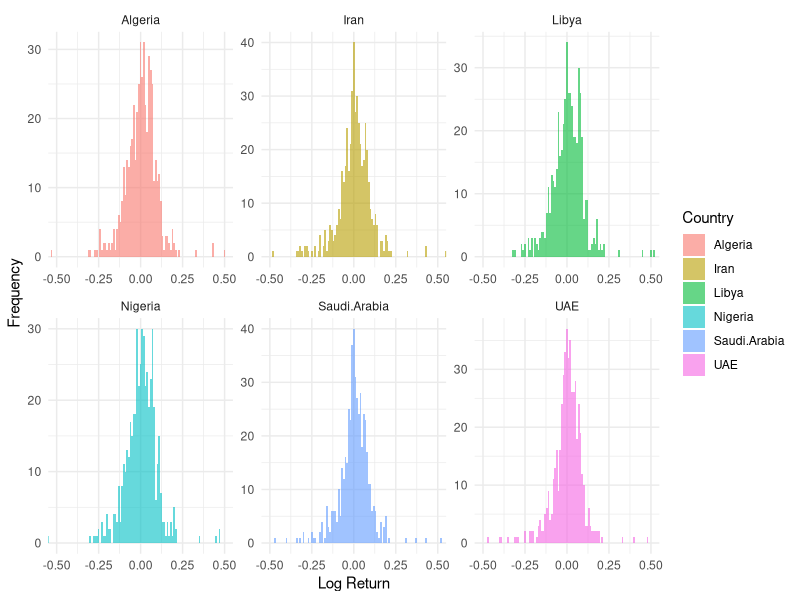

Write the R code that produced this figure.
# Load necessary libraries for visualization
library(ggplot2)
library(reshape2)


setwd("/Users/faycal/Library/CloudStorage/Dropbox/R code for Network log-ARCH framework/")

# Read the CSV file
df <- read.csv("log_returns_data.csv")

# Convert Date to proper date format
df$Date <- as.Date(df$Date)

# Melt the dataframe for easier plotting
df_melted <- melt(df, id.vars = 'Date', variable.name = 'Country', value.name = 'LogReturn')

# Remove the "LogReturn_" prefix from the country names
df_melted$Country <- sub("LogReturn_", "", df_melted$Country)

# Plot the distribution of log returns for each country
p <- ggplot(df_melted, aes(x = LogReturn, fill = Country)) +
  geom_histogram(binwidth = 0.01, alpha = 0.6, position = 'identity') +
  facet_wrap(~ Country, scales = 'free') +
  theme_minimal() +
  labs( x = 'Log Return', y = 'Frequency') +
  coord_cartesian(xlim = c(-0.5, 0.5))  # Set x-axis limits

# Print the plot
print(p)
